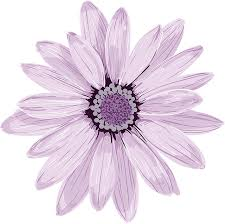
#> input picture images/flower.jpg, 225 x 224 px, found by its file name
$ python expe1.py
#> lines starting #> are read from the running program, lines starting #| are printed output that depends on the picture
import cv2

#loading and displaying the image
flower = cv2.imread('images/flower.jpg') #color image
#> flower is the input picture: shape (224, 225, 3); mean B, G, R 231.3, 218.6, 231.4
grayFlower = cv2.imread('images/flower.jpg',0) #gray image
#> grayFlower: shape (224, 225); min 0, max 255, mean 224
cv2.imshow('flower', flower)
cv2.imshow('flower-gray', grayFlower)

#finding and displaying negative of an image
negative_flower = 255 - flower
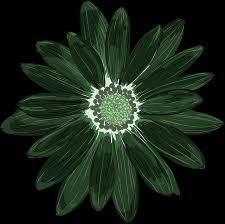
#> negative_flower: shape (224, 225, 3); mean B, G, R 23.7, 36.4, 23.6
negative_gray_flower = 255-grayFlower
cv2.imshow('negative_flower', negative_flower)
cv2.imshow('negative_flower_gray', negative_gray_flower)


#making the program wait for a key before treminating
cv2.waitKey(0)

$ run again, with images/peacock.jpeg copied over images/flower.jpg
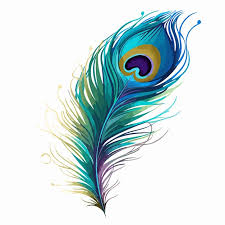
#> input picture images/peacock.jpeg, 225 x 225 px, found by its file name
#> flower is the input picture: shape (225, 225, 3); mean B, G, R 223.4, 222.6, 207.7
#> `negative_flower = 255 - flower`:
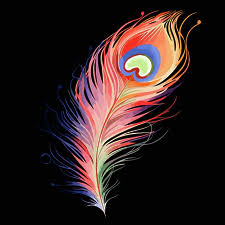
#> negative_flower: shape (225, 225, 3); mean B, G, R 31.6, 32.4, 47.3
#> `negative_gray_flower = 255-grayFlower`:
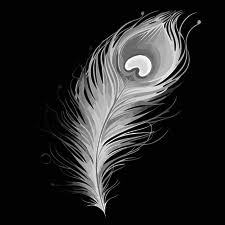
#> negative_gray_flower: shape (225, 225); min 0, max 255, mean 36.7
